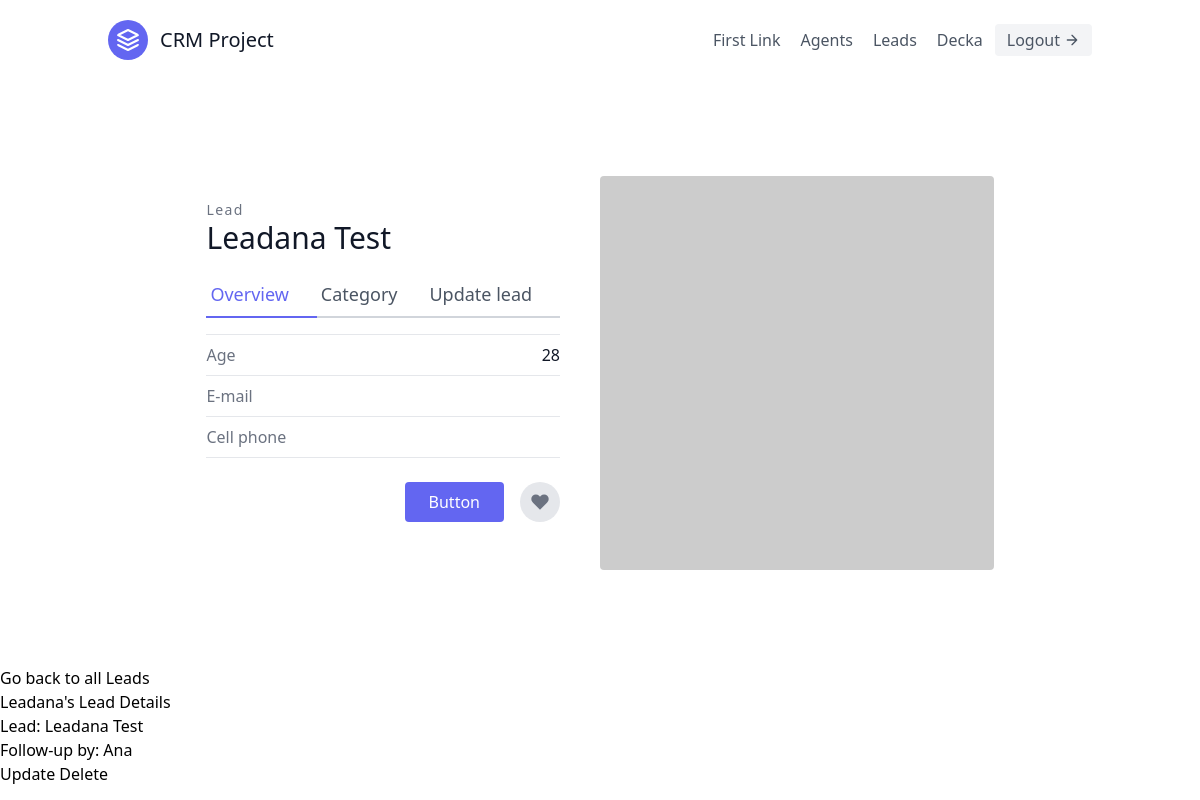
The app's page /leads/1/ (signed in) with its own data.
### leads/models.py (models this page shows, shortened)
class User(AbstractUser):
    is_organisor = models.BooleanField(default=True)
    is_agent = models.BooleanField(default=False)

class Lead(models.Model):
    first_name = models.CharField(max_length=20, default = "First Name")
    last_name = models.CharField(max_length=20, default = "Last Name")
    age = models.IntegerField(default=0)
    organisation = models.ForeignKey(UserProfile, on_delete=models.CASCADE)
    agent = models.ForeignKey("Agent", null=True, blank=True, on_delete=models.SET_NULL)
    category = models.ForeignKey("Category", related_name="leads", null=True, blank=True, on_delete=models.SET_NULL)
    description = models.TextField()
    date_added = models.DateTimeField(auto_now_add=True)
    phone_number = models.CharField(max_length=20)
    email = models.EmailField()

class Agent(models.Model):
    user = models.OneToOneField(User, on_delete=models.CASCADE)
    organisation = models.ForeignKey(UserProfile, on_delete=models.CASCADE)
    def __str__(self):
        return self.user.username

### leads/views.py (the view)
# urls.py: path('<int:pk>/', LeadDetailView.as_view(), name = 'lead-details'),
class LeadDetailView(LoginRequiredMixin, generic.DetailView):
    template_name="leads/lead_details.html"
    queryset = Lead.objects.all()
    context_object_name = "lead"
    def get_queryset(self):
        user = self.request.user
        if user.is_organisor:
            queryset = Lead.objects.filter(organisation=user.userprofile)
        else:
            queryset = Lead.objects.filter(organisation=user.agent.organisation)
            queryset = queryset.filter(agent__user=user)
        return queryset

### templates/leads/lead_details.html (shortened to what this page needs)
{% extends "base.html" %}
{% block content%}
<section class="text-gray-600 body-font overflow-hidden">
  <div class="container px-5 py-24 mx-auto">
    <div class="lg:w-4/5 mx-auto flex flex-wrap">
      <div class="lg:w-1/2 w-full lg:pr-10 lg:py-6 mb-6 lg:mb-0">
        <h2 class="text-sm title-font text-gray-500 tracking-widest">Lead</h2>
        <h1 class="text-gray-900 text-3xl title-font font-medium mb-4">{{lead.first_name}} {{lead.last_name}}</h1>
        <div class="flex mb-4">
          <a class="flex-grow text-indigo-500 border-b-2 border-indigo-500 py-2 text-lg px-1">Overview</a>
          <a href ="{% url 'leads:lead-category-update' lead.pk %}" class="flex-grow border-b-2 border-gray-300 py-2 text-lg px-1">Category</a>
          <a href="{% url 'leads:update-lead' lead.pk %}" class="flex-grow border-b-2 border-gray-300 py-2 text-lg px-1">Update lead</a>
        </div>
        <div class="flex border-t border-gray-200 py-2">
          <span class="text-gray-500">Age</span>
          <span class="ml-auto text-gray-900">{{lead.age}}</span>
        </div>
        <div class="flex border-t border-gray-200 py-2">
          <span class="text-gray-500">E-mail</span>
        </div>
        <div class="flex border-t border-b mb-6 border-gray-200 py-2">
          <span class="text-gray-500">Cell phone</span>
        </div>
        <div class="flex">
          <button class="flex ml-auto text-white bg-indigo-500 border-0 py-2 px-6 focus:outline-none hover:bg-indigo-600 rounded">Button</button>
          <button class="rounded-full w-10 h-10 bg-gray-200 p-0 border-0 inline-flex items-center justify-center text-gray-500 ml-4">
            <svg fill="currentColor" stroke-linecap="round" stroke-linejoin="round" stroke-width="2" class="w-5 h-5" viewBox="0 0 24 24">
              <path d="M20.84 4.61a5.5 5.5 0 00-7.78 0L12 5.67l-1.06-1.06a5.5 5.5 0 00-7.78 7.78l1.06 1.06L12 21.23l7.78-7.78 1.06-1.06a5.5 5.5 0 000-7.78z"></path>
            </svg>
          </button>
        </div>
      </div>
      <img alt="ecommerce" class="lg:w-1/2 w-full lg:h-auto h-64 object-cover object-center rounded" src="https://dummyimage.com/400x400">
    </div>
  </div>
</section>
<a href="{% url 'leads:lead-list' %}">Go back to all Leads</a>
<h1>{{lead.first_name}}'s Lead Details</h1>
   <h3>Lead: {{ lead.first_name}} {{lead.last_name}}</h3>
   <p>Follow-up by: {{ lead.agent}}</p>
   <a href="{% url 'leads:update-lead' lead.pk %}">Update</a>
   <a href="{% url 'leads:delete-lead' lead.pk %}">Delete</a>
{%endblock%}

### templates/navbar.html (shortened to what this page needs)
<header class="text-gray-600 body-font">
    <div class="container mx-auto flex flex-wrap p-5 flex-col md:flex-row items-center">
      <a class="flex title-font font-medium items-center text-gray-900 mb-4 md:mb-0">
        <svg xmlns="http://www.w3.org/2000/svg" fill="none" stroke="currentColor" stroke-linecap="round" stroke-linejoin="round" stroke-width="2" class="w-10 h-10 text-white p-2 bg-indigo-500 rounded-full" viewBox="0 0 24 24">
          <path d="M12 2L2 7l10 5 10-5-10-5zM2 17l10 5 10-5M2 12l10 5 10-5"></path>
        </svg>
        <span class="ml-3 text-xl">CRM Project</span>
      </a>
      <nav class="md:ml-auto flex flex-wrap items-center text-base justify-center">
        <a class="mr-5 hover:text-gray-900">First Link</a>
      </nav>
      {% if not request.user.is_authenticated %}
      <a href="{% url 'signup' %}" class="mr-5 hover:text-gray-900">Signup</a>
       {% else %}
        {% if request.user.is_organisor %}
         <a href="{% url 'agents:agents' %}" class="mr-5 hover:text-gray-900">Agents</a>
         {% endif%}
      {% endif %}
       {% if request.user.is_authenticated %}
        <a href="{% url 'leads:lead-list' %}" class="mr-5 hover:text-gray-900">Leads</a>
        {{ request.user.username }}
      <a href ="{% url 'logout' %}" class="ml-3 inline-flex items-center bg-gray-100 border-0 py-1 px-3 focus:outline-none hover:bg-gray-200 rounded text-base mt-4 md:mt-0">Logout
        <svg fill="none" stroke="currentColor" stroke-linecap="round" stroke-linejoin="round" stroke-width="2" class="w-4 h-4 ml-1" viewBox="0 0 24 24">
          <path d="M5 12h14M12 5l7 7-7 7"></path>
        </svg>
    </a>
    {% endif %}
    </div>
  </header>

### records on screen
User: user.username "Decka"
Lead: first_name "Leadana", last_name "Test", age "28", agent "Ana"
